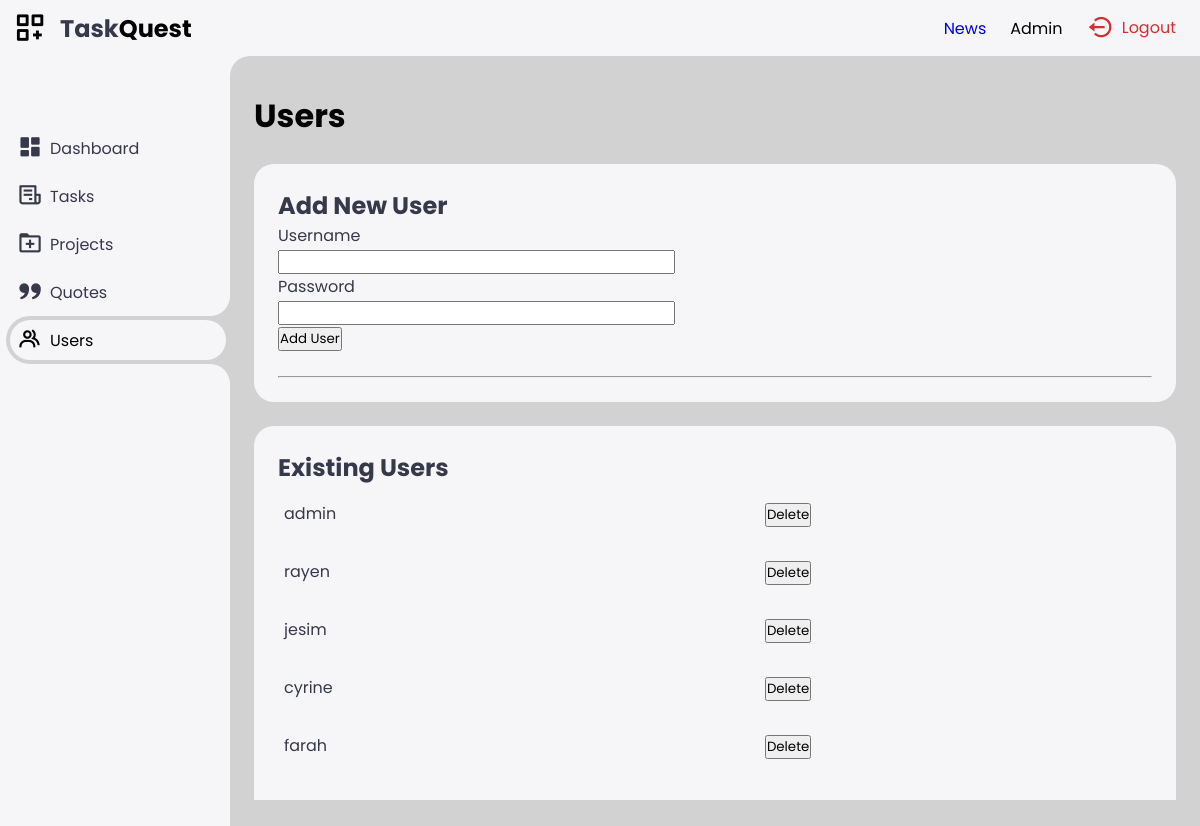
Screenshot of /users (signed in) with the database file from the repository.
### app.py (models this page shows)
class User(db.Model, UserMixin):
    id = db.Column(db.Integer, primary_key=True)
    username = db.Column(db.String(20), nullable=False, unique=True)
    password = db.Column(db.String(80), nullable=False)
    role = db.Column(db.String(20), nullable=False, default='user')

### app.py (the view)
@app.route('/users', methods=['GET', 'POST'])
@admin_required
@login_required
def users():
    form = UserForm()
    users = User.query.all()
    if form.validate_on_submit():
        hashed_password = bcrypt.generate_password_hash(form.password.data)
        new_user = User(username=form.username.data, password=hashed_password)
        db.session.add(new_user)
        db.session.commit()
        return redirect(url_for('users'))
    return render_template('users.html', users=users, form=form, pagetitle="Users | TaskQuest")

### app.py
class UserForm(FlaskForm):
    username = StringField('Username', validators=[InputRequired(), Length(min=4, max=20)])
    password = PasswordField('Password', validators=[InputRequired(), Length(min=8, max=20)])
    submit = SubmitField('Add User')

### app.py (called while the page is built)
@login_manager.user_loader
def load_user(user_id):
    return User.query.get(int(user_id))

def admin_required(func):
    @wraps(func)
    def decorated_function(*args, **kwargs):
        if current_user.role != 'admin':
            abort(403)
        return func(*args, **kwargs)
    return decorated_function

### templates/users.html (shortened to what this page needs)
{% extends 'base.html' %}
{% block body %}
<h1>Users</h1>
<div class="bottom-data">
    <div class="orders">
<h2>Add New User</h2>
<form method="POST">
    <p>
        {{ form.username.label }}<br>
        {{ form.username(size=32) }}
    </p>
    <p>
        {{ form.password.label }}<br>
        {{ form.password(size=32) }}
    </p>
    <p>{{ form.submit() }}</p>
</form>
<br>
<hr>
    </div>
</div>
<div class="bottom-data">
    <div class="orders">
        <h2>Existing Users</h2>
        <table>
            <tbody>
                {% for user in users %}
                <tr>
                    <td class="thick">{{ user.username }}</td>
                    <td>
                        <form method="POST" action="{{ url_for('delete_user', user_id=user.id) }}" style="display:inline;">
                            <input type="submit" value="Delete" class="delete-button">
                        </form>
                    </td>
                </tr>
                {% endfor %}
            </tbody>
        </table>
        <br>
        <hr>
    </div>
</div>
{% endblock %}

### templates/base.html (shortened to what this page needs)
<!DOCTYPE html>
<html lang="en">
<head>
    <link href='https://unpkg.com/boxicons@2.1.4/css/boxicons.min.css' rel='stylesheet'>
    <link rel="stylesheet" href="{{ url_for('static', filename='base.css') }}">
</head>
<body>
    <div class="sidebar">
        <a href="#" class="logo">
            <i class='bx bx-customize'></i>
            <div class="logo-name"><span>Task</span>Quest</div>
        </a>
        <ul class="side-menu">
            <li><a href="{{url_for('dashboard')}}"><i class='bx bxs-dashboard'></i>Dashboard</a></li>
            <li><a href="{{url_for('tasks')}}"><i class='bx bx-receipt'></i>Tasks</a></li>
            <li><a href="{{url_for('projects')}}"><i class='bx bx-folder-plus'></i>Projects</a></li>
            <li><a href="{{url_for('quote')}}"><i class='bx bxs-quote-alt-right'></i>Quotes</a></li>
            {% if current_user.is_authenticated and current_user.role == 'admin' %}
            <li><a href="{{ url_for('users') }}"><i class='bx bx-group'></i>Users</a></li>
        {% endif %}
    </div>
    <div class="content">
        <nav class="nav">
            <a href="{{ url_for('news') }}">News</a>
            {% if current_user.is_authenticated %}
            <ul class="nav">
                <li class="nav-item role-info"> {{ current_user.role.capitalize() }}</li>
            </ul>
        {% endif %}
            <ul class="nav">
                <li class="nav-item">
                    <a href="{{url_for('logout')}}" class="logout">
                        <i class='bx bx-log-out-circle'></i>
                        Logout
                    </a>
                </li>
            </ul>
        </nav>
        <main>
          {% block body %}
          {% endblock %}
        </main>
    </div>
</body>
</html>

### static/base.css (style rules this page uses)
:root { --light: #f6f6f9; --primary: #000000; --light-primary: #CFE8FF; --grey: #eee; --dark-grey: #d2d2d2; --dark: #363949; --danger: #D32F2F; --light-danger: #FECDD3; --warning: #FBC02D; --light-warning: #FFF2C6; --success: #000000; --light-success: #BBF7D0; }
* { margin: 0; padding: 0; box-sizing: border-box; font-family: 'Poppins', sans-serif; }
.bx { font-size: 1.7rem; }
a { text-decoration: none; }
li { list-style: none; }
html { overflow-x: hidden; }
body { background: var(--dark-grey); overflow-x: hidden; }
.sidebar { position: fixed; top: 0; left: 0; background: var(--light); width: 230px; height: 100%; z-index: 2000; overflow-x: hidden; scrollbar-width: none; transition: all 0.3s ease; }
.sidebar .logo { font-size: 24px; font-weight: 700; height: 56px; display: flex; align-items: center; color: var(--primary); z-index: 500; padding-bottom: 20px; box-sizing: content-box; }
.sidebar .logo .logo-name span { color: var(--dark); }
.sidebar .logo .bx { min-width: 60px; display: flex; justify-content: center; font-size: 2.2rem; }
.sidebar .side-menu { width: 100%; margin-top: 48px; }
.sidebar .side-menu li { height: 48px; background: transparent; margin-left: 6px; border-radius: 48px 0 0 48px; padding: 4px; }
.sidebar .side-menu li.active { background: var(--dark-grey); position: relative; }
.sidebar .side-menu li.active::before { content: ""; position: absolute; width: 40px; height: 40px; border-radius: 50%; top: -40px; right: 0; box-shadow: 20px 20px 0 var(--dark-grey); z-index: -1; }
.sidebar .side-menu li.active::after { content: ""; position: absolute; width: 40px; height: 40px; border-radius: 50%; bottom: -40px; right: 0; box-shadow: 20px -20px 0 var(--dark-grey); z-index: -1; }
.sidebar .side-menu li a { width: 100%; height: 100%; background: var(--light); display: flex; align-items: center; border-radius: 48px; font-size: 16px; color: var(--dark); white-space: nowrap; overflow-x: hidden; transition: all 0.3s ease; }
.sidebar .side-menu li.active a { color: var(--success); }
.sidebar .side-menu li a .bx { min-width: calc(60px - ((4px + 6px) * 2)); display: flex; font-size: 1.6rem; justify-content: center; }
.content { position: relative; width: calc(100% - 230px); left: 230px; transition: all 0.3s ease; }
.content nav { height: 56px; background: var(--light); padding: 0 24px 0 0; display: flex; align-items: center; grid-gap: 24px; position: sticky; top: 0; left: 0; z-index: 1000; }
.content nav::before { content: ""; position: absolute; width: 40px; height: 40px; bottom: -40px; left: 0; border-radius: 50%; box-shadow: -20px -20px 0 var(--light); }
.content nav a { color: var(); }
.content main { width: 100%; padding: 36px 24px; max-height: calc(100vh - 56px); }
.content main .bottom-data { display: flex; flex-wrap: wrap; grid-gap: 24px; margin-top: 24px; width: 100%; color: var(--dark); }
.content main .bottom-data>div { border-radius: 20px; background: var(--light); padding: 24px; overflow-x: auto; }
.content main .bottom-data .orders { flex-grow: 1; flex-basis: 500px; }
.content main .bottom-data .orders table { width: 100%; border-collapse: collapse; }
.content main .bottom-data .orders table td { padding: 16px 0; }
.content main .bottom-data .orders table tr td:first-child { display: flex; align-items: center; grid-gap: 12px; padding-left: 6px; }
.content main .bottom-data .orders table tbody tr { cursor: pointer; transition: all 0.3s ease; }
.content nav { display: flex; justify-content: flex-end; align-items: center; height: 56px; background: var(--light); padding: 0 24px; position: sticky; top: 0; left: 0; z-index: 1000; }
.content nav .logout { display: flex; align-items: center; color: var(--dark); font-size: 16px; text-decoration: none; color: var(--danger); }
.content nav .logout i { margin-right: 8px; color: var(--danger); }

### rows the page displays
User: role "Admin", username "admin"
User: username "rayen"
User: username "jesim"
User: username "cyrine"
User: username "farah"
